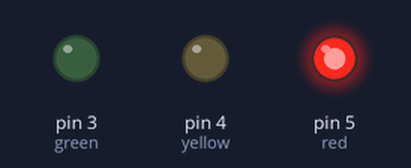
The sketch below on a simulated Arduino Uno, built with avr-gcc and run on an emulated ATmega328P. On the bench: output pins drawn as LEDs (lit = HIGH).

Above: at 2.5 s.
At 7.5 s:
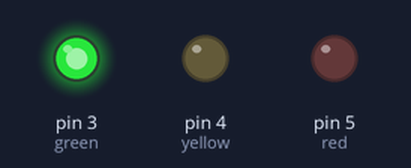
At 11.0 s:
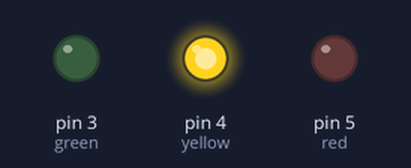
Timing chart, 0 to 15.6 s (numbered marks = the images above):
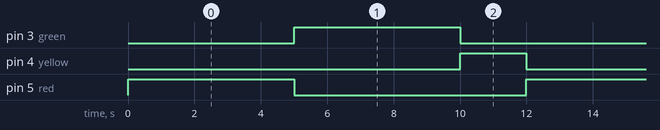

The sketch:

fantastic_wolt_jaagub1__2_.ino
```cpp
// C++ code

// Arduino Based Traffic Control System

int red = 5;
int yellow = 4;
int green = 3;

void setup()
{
  pinMode(red, OUTPUT);
  pinMode(yellow, OUTPUT);
  pinMode(green, OUTPUT);
}

void loop()
{
  // RED LIGHT
  digitalWrite(red, HIGH);
  digitalWrite(yellow, LOW);
  digitalWrite(green, LOW);
  delay(5000);

  // GREEN LIGHT
  digitalWrite(red, LOW);
  digitalWrite(yellow, LOW);
  digitalWrite(green, HIGH);
  delay(5000);

  // YELLOW LIGHT
  digitalWrite(red, LOW);
  digitalWrite(green, LOW);
  digitalWrite(yellow, HIGH);
  delay(2000);
}
```

Measured:
- by itself, pin 3 (green), pin 5 (red): alternates HIGH for 5.0 s and LOW for 7.0 s
- by itself, pin 4 (yellow): alternates HIGH for 2.0 s and LOW for 10.0 s
- by itself, everything shown: repeats every 12.0 s, in 3 steps
